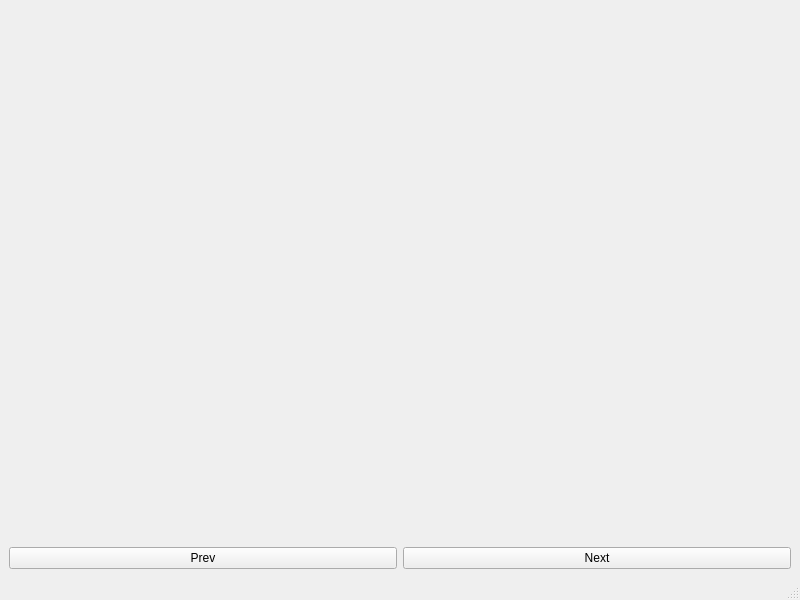
<?xml version="1.0" encoding="UTF-8"?>
<ui version="4.0">
 <class>MainWindow</class>
 <widget class="QMainWindow" name="MainWindow">
  <property name="geometry">
   <rect>
    <x>0</x>
    <y>0</y>
    <width>800</width>
    <height>600</height>
   </rect>
  </property>
  <property name="windowTitle">
   <string>MainWindow</string>
  </property>
  <widget class="QWidget" name="centralwidget">
   <layout class="QVBoxLayout" name="verticalLayout">
    <item>
     <widget class="QStackedWidget" name="stackedWidget"/>
    </item>
    <item>
     <layout class="QHBoxLayout" name="horizontalLayout">
      <item>
       <widget class="QPushButton" name="pushButtonPrev">
        <property name="text">
         <string>Prev</string>
        </property>
       </widget>
      </item>
      <item>
       <widget class="QPushButton" name="pushButtonNext">
        <property name="text">
         <string>Next</string>
        </property>
       </widget>
      </item>
     </layout>
    </item>
   </layout>
  </widget>
  <widget class="QStatusBar" name="statusbar"/>
 </widget>
 <resources/>
 <connections/>
</ui>
